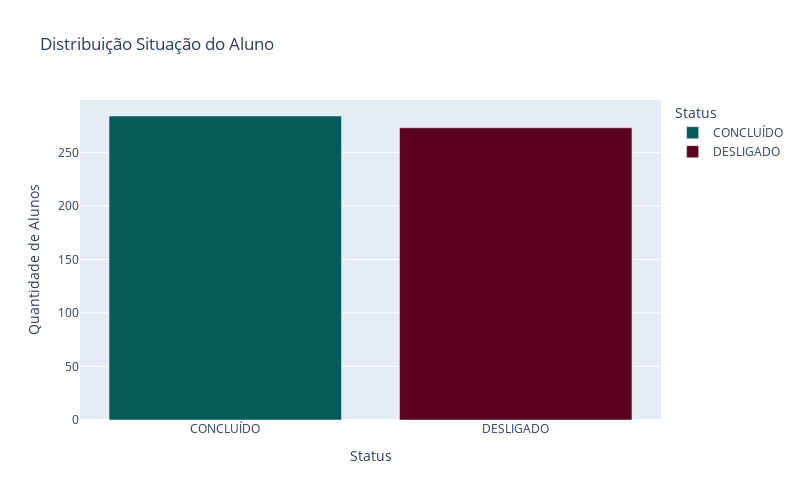

The notebook cell saved with this chart:
### Markdown cell above
### 2.2 Visualização da Distribuição do Status dos Alunos

Para entender a composição da amostra utilizada na avaliação do modelo, analisamos a **distribuição dos alunos entre as categorias `DESLIGADO` e `CONCLUÍDO`** , com o objetivo de identificar a proporção de alunos que **concluíram** versus aqueles que **foram desligados**.

---

### Code cell
# Geração do dataframe
df = alunos['Status'].value_counts().reset_index()
df.columns = ['Status', 'count']

# Dicionário para correspondência das cores
cores_situacao = {
    'CONCLUÍDO': '#065A57',  
    'DESLIGADO': '#5A021F',  
}

# Conversão do dicionário de cores para uma lista, alinhada com os valores únicos de 'Novo_Status'
ordem_status = df['Status'].tolist()
cores_alinhadas = [cores_situacao[status] for status in ordem_status if status in cores_situacao]

# Criação do gráfico com ajuste para cores
grafico = px.bar(
    df,
    x='Status',
    y='count',
    color='Status',
    color_discrete_sequence=cores_alinhadas,  
    title='Distribuição Situação do Aluno'
)
# Atualizar layout do gráfico
grafico.update_layout(
    xaxis_title='Status',
    yaxis_title='Quantidade de Alunos',
    height=500,
    width=800,
    xaxis=dict(tickangle=0))

# Exibir o gráfico
grafico.show()

### Figure 1 — Plotly figure (JSON) as saved in the notebook; plotly's stock layout.template omitted (floating-point values rounded to 4 significant figures)
{"data": [{"alignmentgroup": "True", "hovertemplate": "Status=%{x}<br>count=%{y}<extra></extra>", "legendgroup": "CONCLUÍDO", "marker": {"color": "#065A57", "pattern": {"shape": ""}}, "name": "CONCLUÍDO", "offsetgroup": "CONCLUÍDO", "orientation": "v", "showlegend": true, "textposition": "auto", "type": "bar", "x": ["CONCLUÍDO"], "xaxis": "x", "y": [284], "yaxis": "y"}, {"alignmentgroup": "True", "hovertemplate": "Status=%{x}<br>count=%{y}<extra></extra>", "legendgroup": "DESLIGADO", "marker": {"color": "#5A021F", "pattern": {"shape": ""}}, "name": "DESLIGADO", "offsetgroup": "DESLIGADO", "orientation": "v", "showlegend": true, "textposition": "auto", "type": "bar", "x": ["DESLIGADO"], "xaxis": "x", "y": [273], "yaxis": "y"}], "layout": {"barmode": "relative", "height": 500, "legend": {"title": {"text": "Status"}, "tracegroupgap": 0}, "title": {"text": "Distribuição Situação do Aluno"}, "width": 800, "xaxis": {"anchor": "y", "categoryarray": ["CONCLUÍDO", "DESLIGADO"], "categoryorder": "array", "domain": [0, 1], "tickangle": 0, "title": {"text": "Status"}}, "yaxis": {"anchor": "x", "domain": [0, 1], "title": {"text": "Quantidade de Alunos"}}}}
